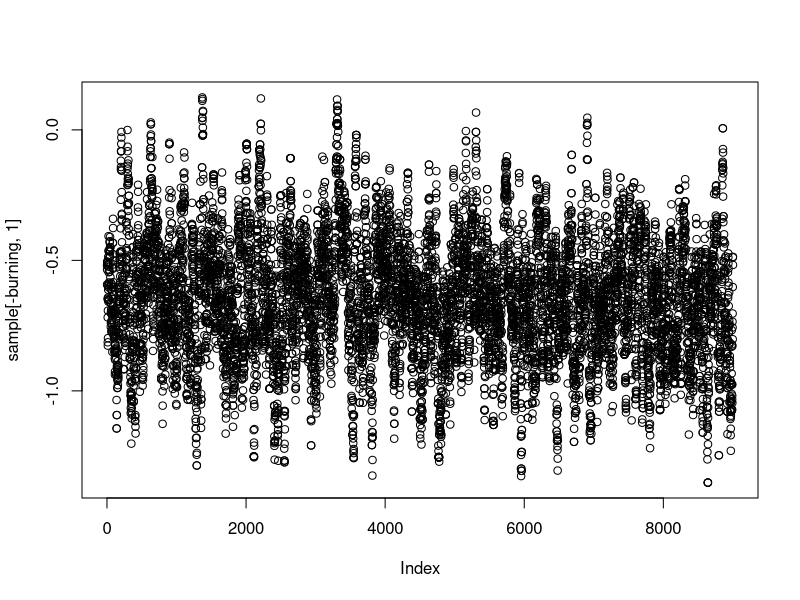

The R source for this figure:
## ---- chunk 1
GibbsSampler <- function(nchain, data, init, prop_sd){
  ## Voir les transparents du super cours
  X <- data$x
  Y <- data$y
  t <- data$t
  cured <-Y==0
  std <- 10**2
  
    
  alpha <- init[1]
  delta <- init[2]
  beta <- exp(alpha)
  theta <- exp(delta)/(1+exp(delta))
  
  chain <- matrix(NA, nchain + 1, 4)
  chain[1,] <- c(alpha,delta, beta, theta)
  for (i in 1:nchain){
    
    ## Mise a jour de Alpha et Beta
    prop <- rnorm(1, alpha, prop_sd[1])
    
    p <- exp(alpha - log(1+exp(alpha)))
    p_prop <- exp(prop - log(1+exp(prop)))
    
    top <- sum(log(theta+(1-theta)*(1-p_prop)*t) *cured +
      (1 - cured) * (Y*log(p_prop)+X*log(1-p_prop)))- (prop**2)/(2*(std**2))
    
    bottom <- sum(log(theta+(1-theta)*(1-p)*t) *cured + 
      (1 - cured) * (Y*log(p)+X*log(1-p)))- (alpha**2)/(2*(std**2))
    
    acc_prob <- exp(top - bottom)
    
    if (runif(1) < acc_prob){
      alpha <- prop
      p <- p_prop
      beta <- exp(alpha)
    }
    
  
    ## Mise a jour de Delta et theta 
    prop <- rnorm(1, delta, prop_sd[2])
    
    
    
    theta <- exp(delta - log(1+exp(delta)))
    theta_prop <- exp(prop - log(1+exp(prop)))
    
    top <- sum(log(theta_prop+(1-theta_prop)*(1-p)*t) *cured +
      (1 - cured) * log(1-theta_prop))- (prop**2)/(2*(std**2))
    
    bottom <- sum(log(theta+(1-theta)*(1-p)*t) *cured + 
      (1 - cured) * log(1-theta))- (delta**2)/(2*(std**2))
    
    acc_prob <- exp(top - bottom)
    
    if (runif(1) < acc_prob){
      delta <- prop
      theta <- theta_prop
    }
    
    
    
    ## Mettre a jour ma chaine
    chain[i+1,] <- c(alpha, delta, beta, theta)
  }
  
  
  return(chain)
  
}
## ---- chunk 2
N <-12
t <- c(11, 11, 17, 22, 9, 6, 5, 14, 9, 7, 22, 51)
x <- c(6, 9, 17, 22, 7, 5, 5, 14, 9, 7, 9, 51)
y <-c(5, 2, 0, 0, 2, 1, 0, 0, 0, 0, 13, 0)
data <- data.frame(x, y, t)
data
## ---- chunk 3
sample <- GibbsSampler(10**4, data, c(0, 0), c(0.1 , 1))

burning <- 1:1000
summary(sample[-burning,])
## ---- chunk 4
plot(sample[-burning, 1])
